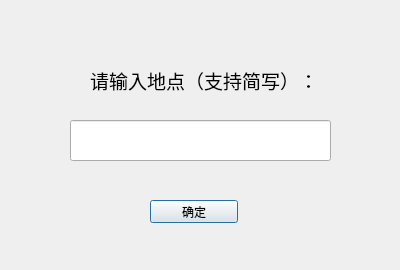
<?xml version="1.0" encoding="UTF-8"?>
<ui version="4.0">
 <class>Dialog</class>
 <widget class="QDialog" name="Dialog">
  <property name="geometry">
   <rect>
    <x>0</x>
    <y>0</y>
    <width>400</width>
    <height>270</height>
   </rect>
  </property>
  <property name="windowTitle">
   <string>Dialog</string>
  </property>
  <widget class="QLineEdit" name="lineEdit">
   <property name="geometry">
    <rect>
     <x>70</x>
     <y>120</y>
     <width>261</width>
     <height>41</height>
    </rect>
   </property>
   <property name="font">
    <font>
     <family>宋体</family>
     <pointsize>14</pointsize>
    </font>
   </property>
   <property name="text">
    <string/>
   </property>
  </widget>
  <widget class="QLabel" name="label">
   <property name="geometry">
    <rect>
     <x>90</x>
     <y>60</y>
     <width>261</width>
     <height>41</height>
    </rect>
   </property>
   <property name="font">
    <font>
     <family>宋体</family>
     <pointsize>14</pointsize>
    </font>
   </property>
   <property name="text">
    <string>请输入地点（支持简写）：</string>
   </property>
  </widget>
  <widget class="QPushButton" name="pushButton">
   <property name="geometry">
    <rect>
     <x>150</x>
     <y>200</y>
     <width>88</width>
     <height>23</height>
    </rect>
   </property>
   <property name="text">
    <string>确定</string>
   </property>
  </widget>
 </widget>
 <resources/>
 <connections/>
</ui>
